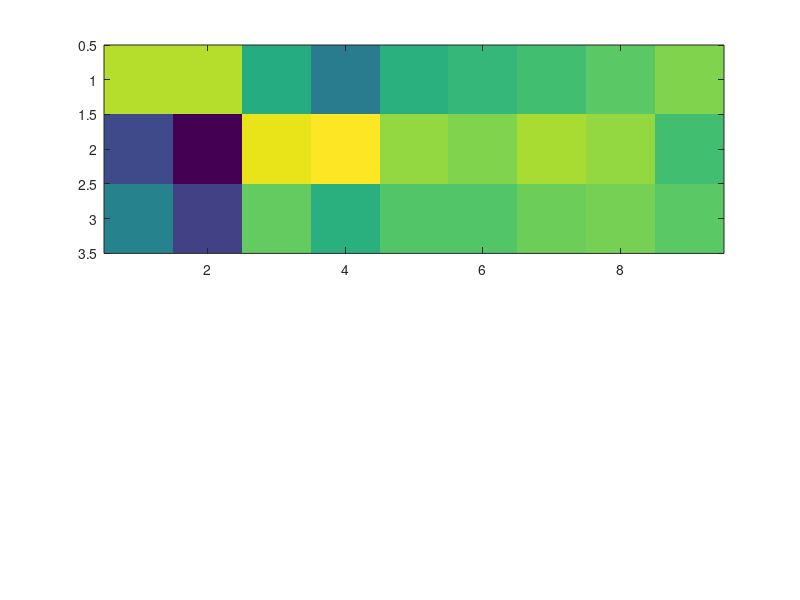

Recreate this plot in MATLAB. (Note: this script raises an error after producing the figure.)
% =========================================================
% Evaluation Matrix — Full Report (Classification + Regression)
% Exports one combined figure with both tables rendered as heat-maps
% =========================================================

% ---- TABLE 1: Crop Classification Per-Class Report ----
crops = {'Rice','Maize','Cassava','Tomato','Yam','Beans','Sorghum','Pepper','Onions'};
precision = [0.73, 0.73, 0.57, 0.45, 0.58, 0.60, 0.62, 0.65, 0.68];
recall    = [0.34, 0.20, 0.78, 0.80, 0.70, 0.68, 0.72, 0.70, 0.62];
f1        = 2 .* precision .* recall ./ (precision + recall);
support   = repmat(500, 1, 9);

% ---- TABLE 2: Yield Regression CV Summary ----
folds = (1:5)';
rmse_vals = [2222.554; 2161.428; 2146.144; 2130.197; 2114.553];
mae_vals  = [1449.614; 1433.519; 1431.977; 1416.889; 1426.554];
r2_vals   = [0.7242;   0.7180;   0.7262;   0.7182;   0.7303];
mape_vals = [36.68;    37.68;    36.17;    36.91;    38.21];

fig = figure('Name','Evaluation Matrix','Position',[50 50 1100 820]);

% ================================================================
% TOP: Classification heatmap table
% ================================================================
ax1 = subplot(2,1,1);

clf_data = [precision; recall; f1];  % 3 x 9
imagesc(ax1, clf_data);
colormap(ax1, parula);
clim(ax1, [0 1]);
cb1 = colorbar(ax1);
cb1.Label.String = 'Score';

set(ax1, 'XTick', 1:9, 'XTickLabel', crops, 'XTickLabelRotation', 20, ...
         'YTick', 1:3, 'YTickLabel', {'Precision','Recall','F1-Score'}, ...
         'FontSize', 10);
title(ax1, {'CLASSIFICATION EVALUATION MATRIX — CatBoost Crop Classifier V2';
            'Top-1 Accuracy: 57.0%  |  Top-3 Accuracy: 92.4%  |  Macro F1: 0.58  |  Support: 500/class'}, ...
           'FontSize', 11, 'FontWeight', 'bold');

% Overlay values
for r = 1:3
    for c = 1:9
        val = clf_data(r,c);
        text(ax1, c, r, sprintf('%.3f', val), ...
            'HorizontalAlignment','center','VerticalAlignment','middle', ...
            'FontSize', 9, 'FontWeight', 'bold', ...
            'Color', ternary_color(val, 0.55));
    end
end

% ================================================================
% BOTTOM: Regression CV heatmap table
% ================================================================
ax2 = subplot(2,1,2);

% Normalise each metric column for colour mapping
reg_raw  = [rmse_vals, mae_vals, r2_vals, mape_vals];
reg_norm = (reg_raw - min(reg_raw)) ./ (max(reg_raw) - min(reg_raw) + eps);
% Invert RMSE and MAE (lower = better) and MAPE; keep R² as-is
reg_disp = reg_norm;
reg_disp(:,1) = 1 - reg_norm(:,1);  % RMSE: lower is better
reg_disp(:,2) = 1 - reg_norm(:,2);  % MAE:  lower is better
reg_disp(:,4) = 1 - reg_norm(:,4);  % MAPE: lower is better

imagesc(ax2, reg_disp');
colormap(ax2, parula);
clim(ax2, [0 1]);
cb2 = colorbar(ax2);
cb2.Label.String = 'Relative Performance (green=good)';

set(ax2, 'XTick', 1:5, 'XTickLabel', {'Fold 1','Fold 2','Fold 3','Fold 4','Fold 5'}, ...
         'YTick', 1:4, 'YTickLabel', {'RMSE (kg/ha)','MAE (kg/ha)','R²','MAPE (%)'}, ...
         'FontSize', 10);
title(ax2, {'REGRESSION EVALUATION MATRIX — CatBoost Yield Regressor (5-Fold CV)';
            sprintf('Avg RMSE: 2135  |  Avg MAE: 1432  |  Avg R²: 0.7243  |  Avg MAPE: 37.5%%')}, ...
           'FontSize', 11, 'FontWeight', 'bold');

% Overlay raw values
raw_labels = {rmse_vals, mae_vals, r2_vals, mape_vals};
formats    = {'%.0f', '%.0f', '%.4f', '%.1f%%'};
for row = 1:4
    vals = raw_labels{row};
    for col = 1:5
        text(ax2, col, row, sprintf(formats{row}, vals(col)), ...
            'HorizontalAlignment','center','VerticalAlignment','middle', ...
            'FontSize', 9, 'FontWeight', 'bold', 'Color', 'k');
    end
end

sgtitle('Soil Nutrition AI — Full Evaluation Matrix Report', ...
        'FontSize', 13, 'FontWeight', 'bold');

saveas(fig, 'evaluation_matrix.png');
fprintf('Saved: evaluation_matrix.png\n');


% ---- Helper: pick black or white text based on cell brightness ----
function c = ternary_color(val, threshold)
    if val > threshold
        c = 'white';
    else
        c = 'black';
    end
end
